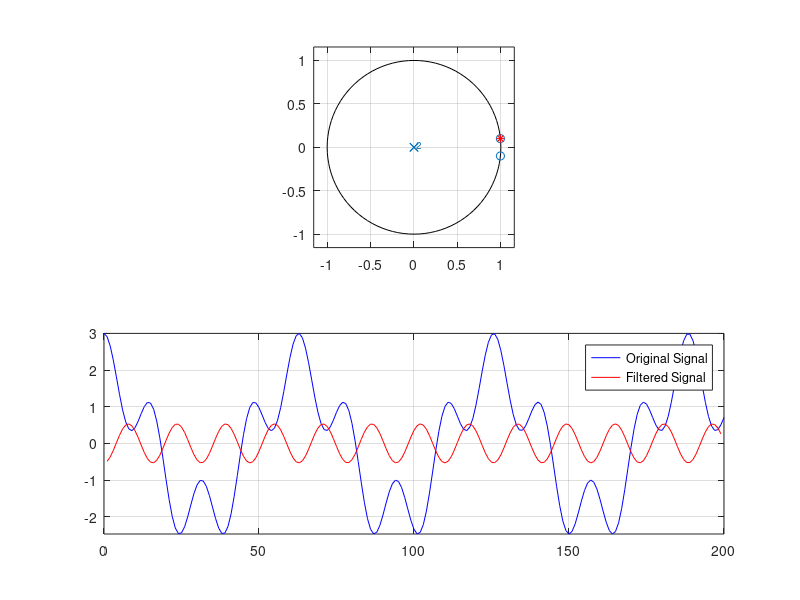

Source code (MATLAB): (Note: this script raises an error after producing the figure.)
%% Filter Design: Zero-pole placement technique
% by Rodolfo Muñoz
%% 1) Zero cancellation
% Let $x$ be the input of the system, where $x$ is given by:
% 
% $$x[n]= 2cos(0.1n) + cos(0.4n)$$
% 
% And we want to filter the low frequency component using a system$y$ that has 
% an *impulse response* of:
% 
% $h[0] = h[2] = \alpha_0  $ ,  $h[1] = \alpha_1$
% 
% Then, the frequency response $H(z)$ is given by:
% 
% $$a_0 + a_1z^{-1} + a_0z^{-2}$$
% 
% As such, it is a system with zeros at the roots of the previous polynomial. 
% To erase the low frequency component, we need to make the *zeros equal to the 
% point of the unit circle with frequency* $w_1$of the undesired component. Then:
% 
% $$H_{zero} = \frac{-a_1 \pm \sqrt{a_1^2 - 4a_a^2}}{2a_0} = e^{jw_1}$$
% 
% $\Longrightarrow$$\frac{-a_1}{2a_0} = cos(w_1)$  _(real component)_
% 
% $$a_1 = -2a_0cos(w_1)$$
% 
% With that, we define the filter and use it to erase the low frequency component 
% of $x$

n = 0:200;
w_1 = 0.1;
w_2 = 0.4;
x = 2*cos(w_1*n) + cos(w_2*n);

a_0 = 3.6;
a_1 = -2*a_0*cos(w_1);
h = [a_0 a_1 a_0];
y = conv(x,h,'same');

figure('name','Signal Filtering')
subplot(2,1,1)
zplane(h,1); hold on;
plot(cos(w_1),sin(w_1),'r*'); hold off;
subplot(2,1,2)
plot(n,x,'b'); hold on;
plot(n(2:end-1),y(2:end-1),'r'); hold off;
axis tight, grid on;
legend({'Original Signal','Filtered Signal'})

%% 2) IIR Filter Design
% The objective is to design a 2nd order filter with the following requeriments:
%% 
% * Magnitude response of $0$ at $w_1 =0$ and $w_3 =\pi \;$ 
% * Maximum magnitude of $1$ at $w_{2,4} =\pm \frac{\pi }{4}$
% * Magnitude response of approximately $\frac{1}{\sqrt{2}}$  at $w_{2,4} \pm 
% 0\ldotp 05$
%% 
% Then, we define the frequency points of the filter:

clear variables, close all;
w1 = 0; 
w2 = pi/4;  w4 = -w2;
w3 = pi;
thresh = 0.05;
%% 
% By the requeriments, the filter must have the form
% 
% $$H(z) = \frac{b_0 + b_1z^{-1} + b_2z^{-2}}{a_0 + a_1z^{-1} + a_2z^{-2}} = 
% K\frac{(z-z_1)(z-z_2)}{(z-p_1)(z-p_2)}$$ 
% 
% where $w_{1,3}$ are the zeros of the numerator $z_{1,2}$. And the frequencies 
% $w_{2,4}$ define at which angle the poles $p_{1,2}$ must be in the Z Plane, 
% as the points from the unit circle closest to them will be the ones with the 
% maximum magnitude. Then:
% 
% $H(z) = K\frac{(z-e^{j\omega_1})(z-e^{j\omega_3})}{(z-re^{j\omega_2})(z-re^{j\omega_4})}$, 
% $0<r<1$

b = poly([exp(1i*w1) exp(1i*w3)]);  % recovers polynomial coeff based on its roots
%% 
% To get the parameters $K$and $r$, we can do a minimization with the 3rd requirement 
% for the filter...
% 
% $$\left|H\left(w_{2,4} \pm 0\ldotp 05\right)\right|\approx \frac{1}{\sqrt{2}}\;\left|H\left(w_{2,4} 
% \right)\right|$$
% 
% For that we'll use the Levenberg-Marquardt algorithm, so the result can be 
% obtained with:

r0 = 0.99;     % initial guess for the value of r
optim_ops = optimset('Algorithm','levenberg-marquardt');
r = lsqnonlin(@(x) errorR(b,w2,x,thresh),r0,[],[],optim_ops); % function that minimizes error with the 3rd requirement
a = poly(r*[exp(1i*w2) exp(1i*w4)]);
%% 
% Now, we only need to find the peak value at $w_{2,4}$ and divide everything 
% by it to set the maximum of $H\left(z\right)$ to 1 

MAX = abs(polyval(b,exp(1i*w2)))/abs(polyval(a,exp(1i*w2)));
b = b/MAX;
%% 
% We can check the results with the following graphs:

n = 0:150;
x1 = sin(w2*n);
x2 = sin((w2+thresh)*n);
y1 = filter(b,a,x1); y1 = real(y1);
y2 = filter(b,a,x2); y2 = real(y2);

zplane(b,a)
freqz(b,a)

figure('name','System Response')
subplot(2,1,1)
plot(n,x1,'b'); hold on;
plot(n,y1,'r'); 
legend({'Input','Output'},'Location',"northwest");
title(['Filter response at \omega_2 = ' num2str(w2)])
grid on, hold off;
subplot(2,1,2)
plot(n,x2,'b'); hold on;
plot(n,y2,'r');
line([min(n) max(n)],[1/sqrt(2) 1/sqrt(2)],'Color','k','LineStyle','--')
legend({'Input','Output','$1/\sqrt{2}$'},'Interpreter','latex','Location',"northwest");
title(['Filter response at \omega_c = ' num2str(w2+thresh)])
grid on, hold off;
%% 3) Compensating the effect of a Sample and Hold in a Digital-to-Analog-Converter (DAC)
% The DAC measures the analog signal at specific intervals $T_s$, and records 
% the value sampled as a constant for the whole period. 

clear variables, close all;
L = 256;
n = 0:120;
w_n = 0.15;
x = sin(w_n*pi*n)+2*sin(w_n*0.5*pi*n);
%% 
% Then we can simulate the effect of the DAC like this:

Ts = 5;
window = [zeros(1,Ts) ones(1,Ts)];
x_s = zeros(1,length(x));
x_s(1:Ts:end) = x(1:Ts:end);
x_dac = conv(x_s,window,'same');
%% 
% Which can be seen here, along its DFT:

X = fft(x,L);
X_s = fft(x_s,L);
X_dac = fft(x_dac,L);
w = (0:L-1)/(L-1)*2;
mag = (abs(X));
mag_dac = (abs(X_dac));
phase = unwrap(angle(X));
phase_dac = unwrap(angle(X_dac));

subplot(2,1,1)
plot(n,x,'r'); hold on;
plot(n,x_dac,'b','LineWidth',2); 
grid on, hold off;
legend({'Original Signal','DAC Output'},'Location',"northeastoutside")
title('Signal Sampling');

subplot(2,1,2)
plot(w,mag,'r','LineWidth',2); hold on;
plot(w,mag_dac,'b'); 
grid on, hold off;
axis([0 1 0 max(abs(X))])
xlabel('\omega normalized (\times \pi rad/sample)');
ylabel('Amplitude')
legend({'Original DFT','DAC DFT'},'Location',"northeastoutside")
title('Magnitude DFT');
%% 
% As seen in the graph, the sample and hold *adds harmonics* to the the original 
% signal. 
% 
% If we look at the *DAC signa*l like we didn't knew the original beforehand, 
% it looks like a *waveform* that originates from at least *2 main frequencies*. 
% And in the DFT graph, we can see 2 major peaks at frequencies lower than 0.2 
% rad/sample and a pattern were those 2 peaks are repeated over and over, like 
% harmonics. 
% 
% Then, we design a *Low Pass Filter* using the *zeros/poles technique* to filter 
% all the harmonics, that is, we put zeros around the frequencies of the harmonics 
% and poles near the frequencies we want to preserve.

wn_zeros = pi*[0 0.3 0.4 0.5 0.6 0.7 0.8 0.9 1];
wn_poles = pi*[0.05 0.15];
r = 0.7;
b = -poly(exp(1i*[wn_zeros -wn_zeros]));
a = poly(r*exp(1i*[wn_poles -wn_poles]));

figure;
zplane(b,a)
[LPF,] = freqz(b,a);
b = b/max(abs(LPF));
[~,~,y] =  filterresponse(b,a,x_dac,'magplot','indb');
%% 
% With that, recovered the signal looks similar to the original before the DAC 
% sampling. If we plot both signals we can see that the original waveform is indeed 
% recovered with the filter, although with a different amplitude, because the 
% Low Pass Filter didn't have a flat response at the passband:

figure;
plot(n,x,'r'); hold on;
plot(n,y,'b'); 
grid on, hold off;
legend({'Original Signal','Recovered Signal'})
title('Result of the DAC Compesation Filter')